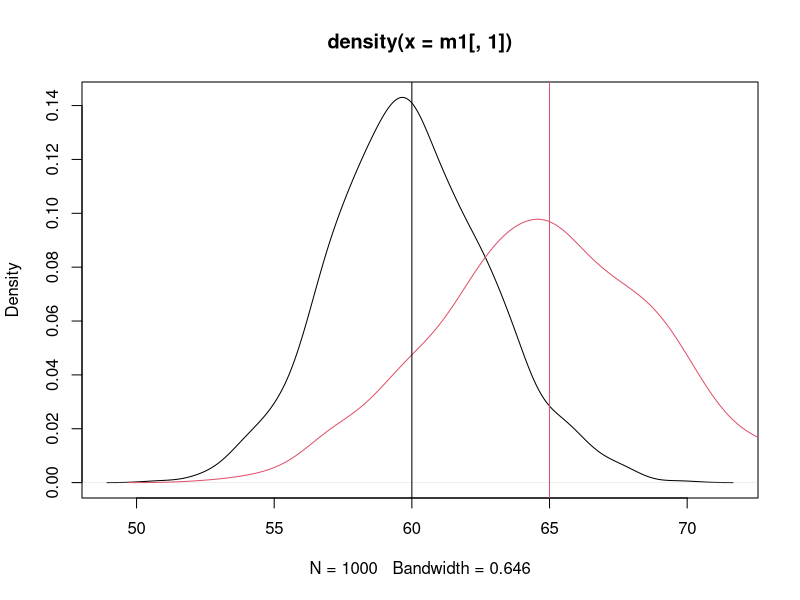

The R source for this figure:
# Zoo Time Series

library(zoo)


# Create the TS object data for 1 single column using 5 random numbers
(data = rnorm(5))

# Create dates as a Date class object starting from 2016-01-01
(dates = seq(as.Date("2016-01-01"), length = 5, by = "days"))

# Use zoo() 
(zoo_ts = zoo(x = data, order.by = dates))

#Matrix format Data 
(mu = c(60,65))
#relationship between variables :cor=0.5, var(1)=9,Var(2)=16, Cov=6 (same from both directions). 
(sigma = matrix(c(9,6,6,16),nrow= 2, ncol=2))
library(MASS)
m1= mvrnorm(1000, mu, sigma)
colMeans(m1)
apply(m1, 2, var)
cov(m1)
plot(density(m1[,1]))
lines(density(m1[,2]), col=2)
abline(v=c(60,65), col=1:2)
head(m1)

(dates2 = seq(as.Date("2016-01-01"), length = 1000, by = "days"))

# Use zoo() 
(zoo_ts2 = zoo(x = m1, order.by = dates2))

